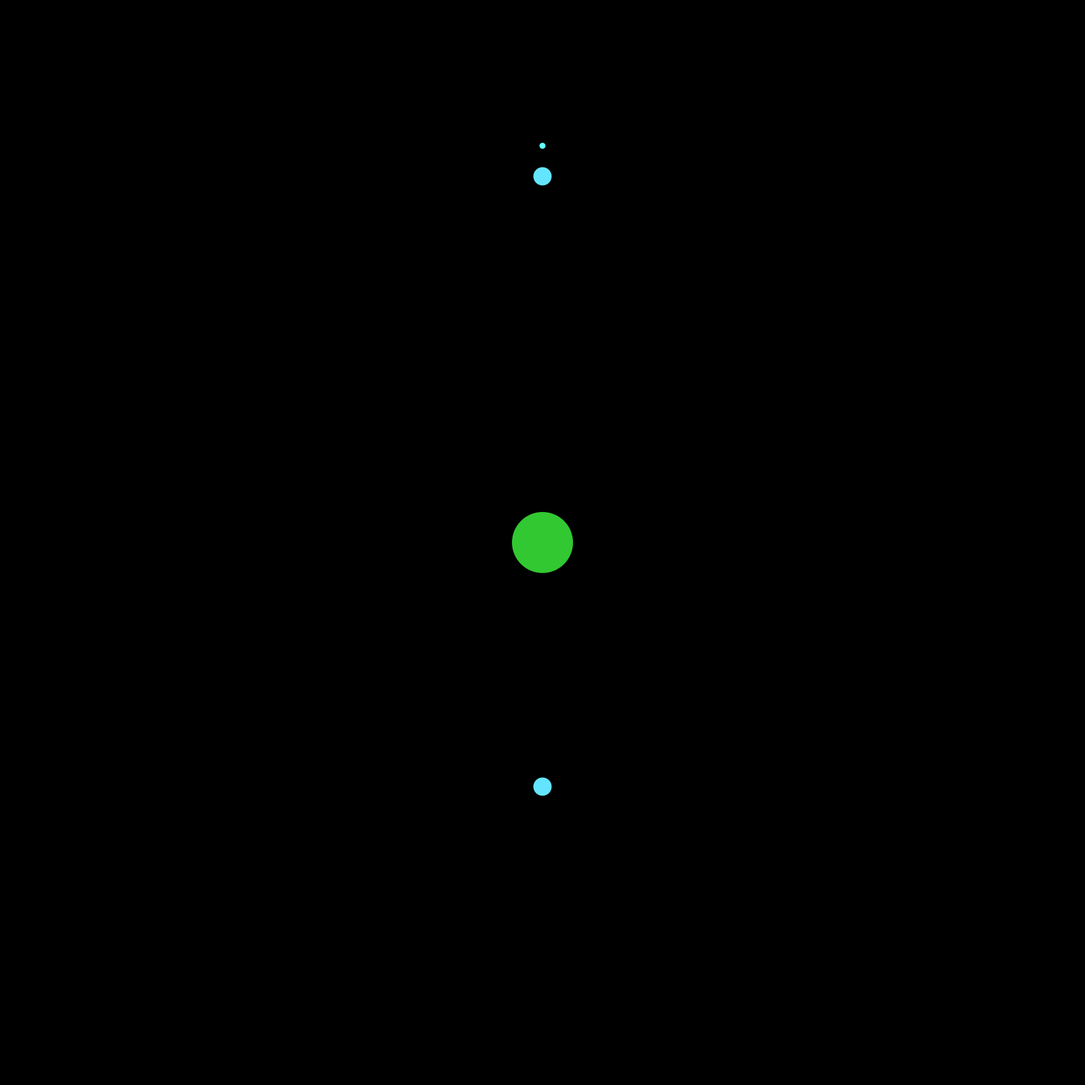
Frame 1 (no input)
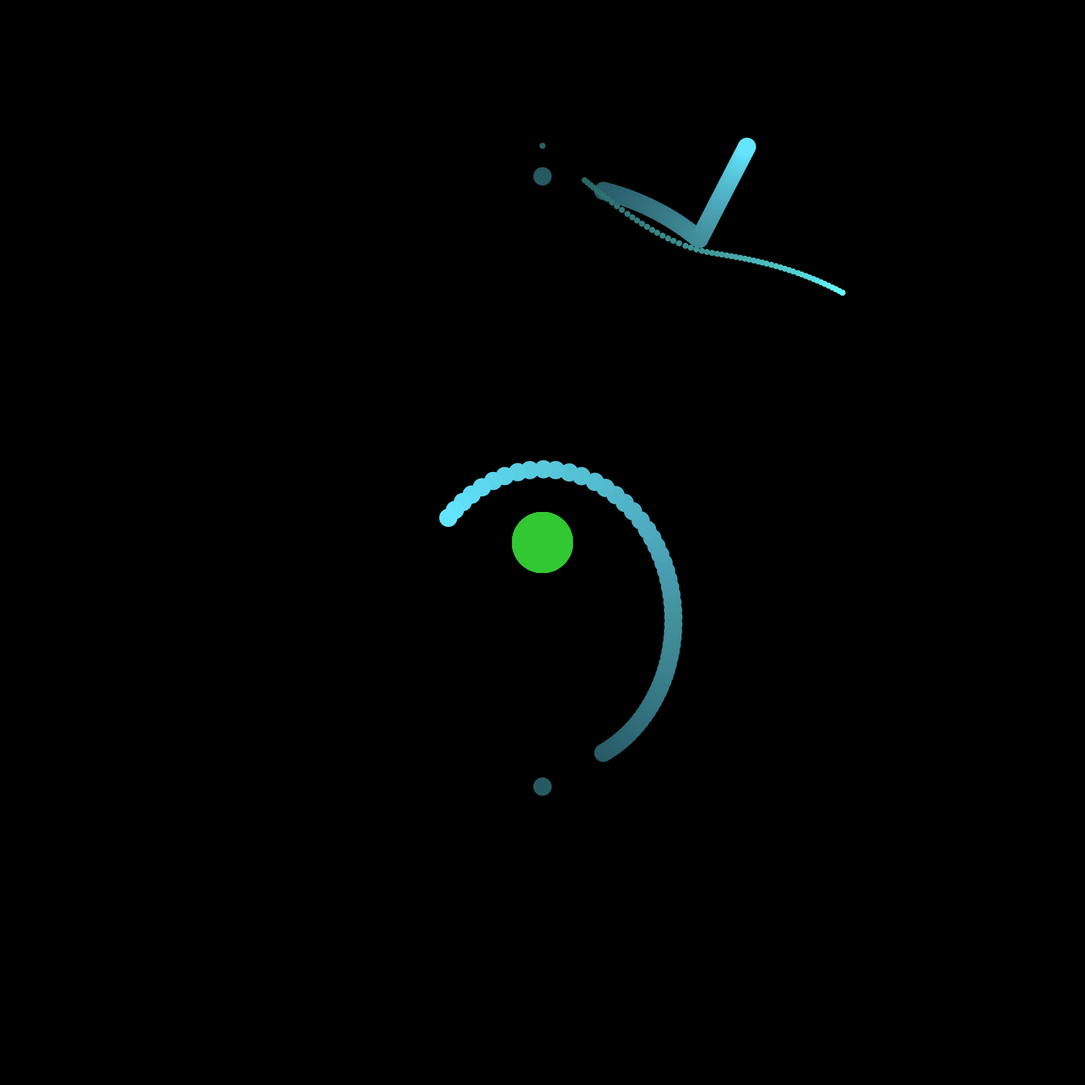
Frame 60 (the mouse pressed at the canvas centre just before this capture)
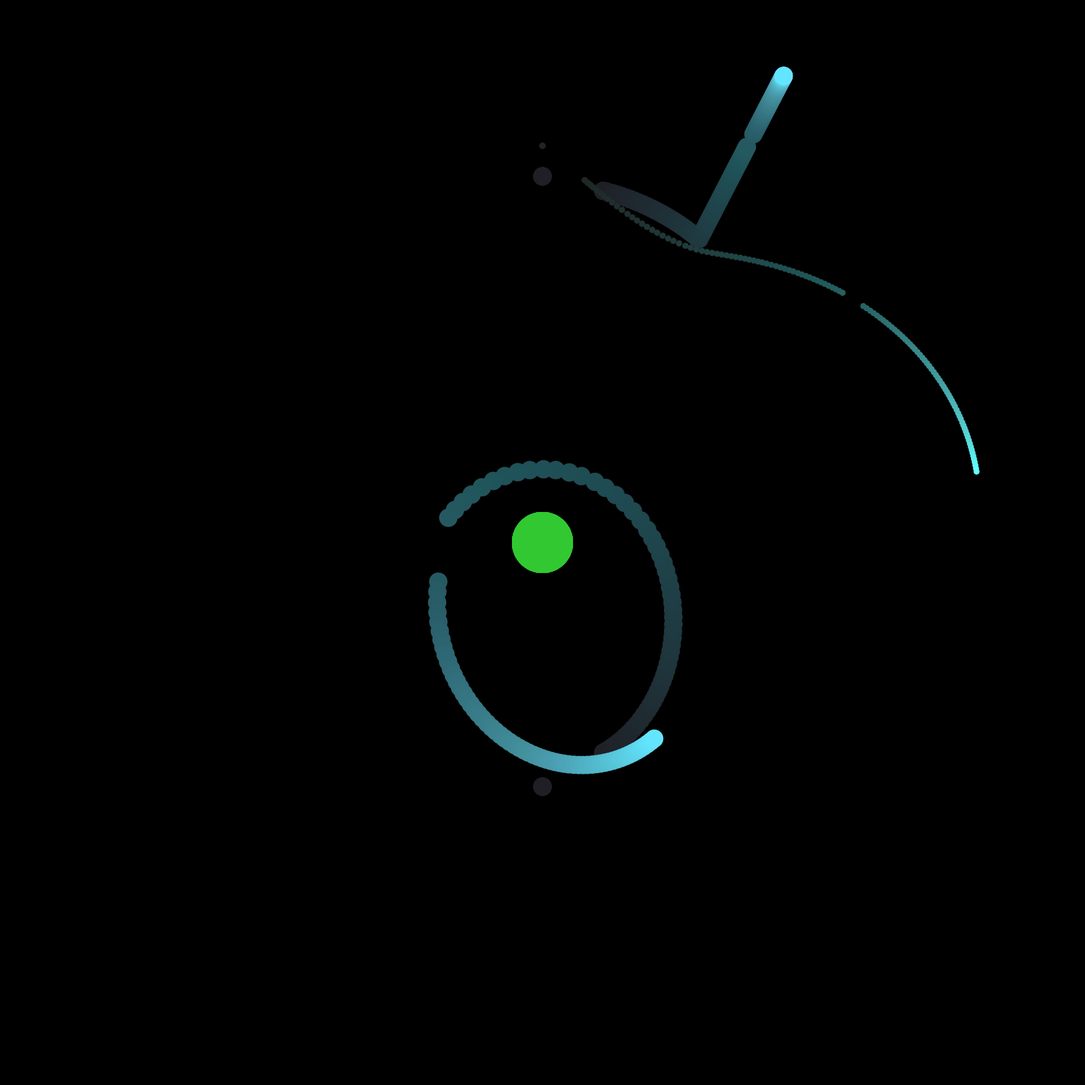
Frame 120 (the mouse held since frame 60 and released just before this capture)

The Processing sketch that drew these frames (run headless with seeded random() and noise(); from frame 60 on, the mouse is pressed at the canvas centre):

// Processing sketch: gravity_main
// ── gravity_main.pde
public static final float GRAVITY = .2;
public static final boolean TAILS = true;
public static final float BOUNCE = .99;

ArrayList<Ball> balls = new ArrayList<Ball>();

int prevMS, currMS;

void setup() {
  size(1600, 1600);
  ScreenUtils.init(height/35, height);
  background(0);
  solarSystem();
  //hollowPlanet(10, 30);
  
  //balls.add(new Ball(5, .3, new PVector(0, 0.1), new PVector(0, 0)));
  
  currMS = millis();
}

void draw() {
  updateStep();
  renderStep();
}

void updateStep() {
  calculateForces();
  float deltaT = calculateTime();
  updatePositions(deltaT);
}

void renderStep() {
  if (TAILS) {    
    fill(0, 4);
    rect(0, 0, width, height);
  } else {
    background(0);
  }
  
  for (int i=0; i < balls.size(); i++) {
    Ball b = balls.get(i);
    b.render();
  }
}

float calculateTime() {
  prevMS = currMS;
  currMS = millis();
  return float(currMS - prevMS)/1000;
}

void calculateForces() {
  for (int i=0; i < balls.size(); i++) {
    Ball ball = balls.get(i);
    ball.clearForces();
  }
  
  for (int i=0; i < balls.size(); i++) {
    Ball b1 = balls.get(i);
    
    for (int j=i+1; j < balls.size(); j++) {
      Ball b2 = balls.get(j);
      PVector force = calculateGravity(b1, b2);
      b1.addForce(force);
      b2.addForce(PVector.mult(force, -1));
    }
  }
}

void updatePositions(float deltaT) {
  for (int i=0; i < balls.size(); i++) {
    Ball b = balls.get(i);
    b.updatePosition(deltaT);
  }
}

PVector calculateGravity(Ball b1, Ball b2) {
  if (null == b1 || null == b2) {
    return new PVector(0, 0);
  }
  
  PVector distance = PVector.sub(b2.position, b1.position);
  
  float mag = distance.mag();
  if (mag == 0) {
    return new PVector(0, 0);
  }
  
  float constant = GRAVITY * b1.mass * b2.mass / (mag * mag * mag);
  
  PVector gravity = PVector.mult(distance, constant);
  return gravity;
}

void solarSystem() {
  balls.add(new FixedBall(5000, 1, new PVector(0, 0)));
  balls.add(new Ball(50, .3, new PVector(0, -8), new PVector(7.5, 0)));
  balls.add(new Ball(50, .3, new PVector(0, 12), new PVector(7.5, 0)));
  balls.add(new Ball(1, .1, new PVector(0, 13), new PVector(5.2, 0)));
}

void hollowPlanet(float radius, float corners) {
  for (int i=0; i < corners; i++) {
    float angle = i * 2 * PI / corners;
    balls.add(new FixedBall(50, .6, new PVector(radius * sin(angle), radius * cos(angle))));
  }
}
// ── Ball.pde
class Ball {
  protected float mass;
  protected float radius;
  protected PVector position;
  protected PVector velocity;
  protected PVector netForces;
  
  public Ball(float mass,
              float radius, 
              PVector position, 
              PVector velocity) {
    this.mass = mass;
    this.radius = radius;
    this.position = position;
    this.velocity = velocity;
    this.netForces = new PVector(0, 0);
  }
  
  public void updatePosition(float deltaT) {
    PVector acceleration = PVector.div(this.netForces, this.mass);
    this.velocity.add(PVector.mult(acceleration, deltaT));
    this.position.add(PVector.mult(this.velocity, deltaT));
    
    // move out of other balls
      for (int i=0; i < balls.size(); i++) {
        Ball b = balls.get(i);
        if (b == this) {
          continue;
        }
        
        PVector norm = PVector.sub(this.position, b.position);
        if (norm.mag() < this.radius + b.radius) {
          this.position = PVector.add(b.position, PVector.mult(norm.normalize(), (this.radius + b.radius)));
          this.velocity.add(PVector.mult(norm.normalize(), this.velocity.dot(norm) * -2 * BOUNCE));
        }
      }
  }
  
  public void clearForces() {
    this.netForces = new PVector(0, 0);
  }
  
  public void addForce(PVector force) {
    this.netForces.add(force);
  }
  
  public void render() {
    noStroke();
    setColor();
    PVector pos = ScreenUtils.transformVector(this.position);
    ellipse(pos.x, 
            pos.y, 
            ScreenUtils.transformScalar(this.radius*2), 
            ScreenUtils.transformScalar(this.radius*2));
  }
  
  protected void setColor() {
    float maxMass = 500;
    float cappedMass = this.mass > maxMass ? maxMass : this.mass;
    float col = (1 - cappedMass / maxMass) * 255;
    fill(100, col, 255);
  }
}
// ── FixedBall.pde
class FixedBall extends Ball {
  
  public FixedBall(float mass, float radius, PVector position) {
    super(mass, radius, position, new PVector(0,0));
  }
  
  public void updatePosition(float deltaT) {
    return;
  }
  
  protected void setColor() {
    fill(50, 200, 50);
  }
}
// ── ScreenUtils.pde
static class ScreenUtils {
  private static float pxpm; // pixels per meter
  private static int screenHeight;
  
  static void init(float p, int h) {
    pxpm = p;
    screenHeight = h;
  }
  
  // The screen is abstracted to allow the use of convenient units.
  static PVector transformVector(float x, float y) {
    return new PVector(x * pxpm + screenHeight/2, -y * pxpm + screenHeight/2);
  }
  
  static PVector transformVector(PVector p) {
    return new PVector(p.x * pxpm + screenHeight/2, -p.y * pxpm + screenHeight/2);
  }
  
  static float transformScalar(float n) {
    return n * pxpm;
  }
}
